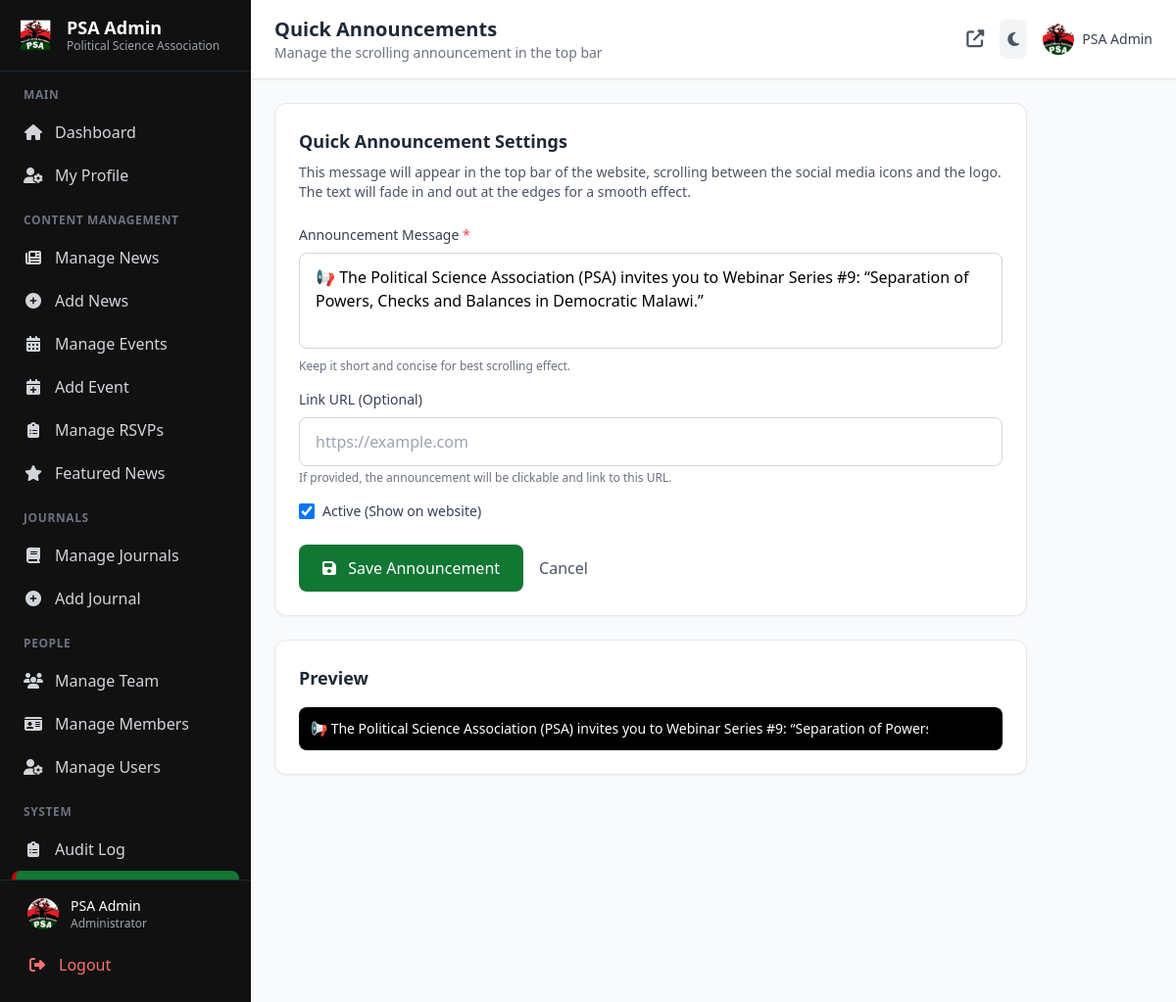
The page /admin/manage_announcements.php (signed in) on the database its author committed.
### tables this page shows
CREATE TABLE `quick_announcements` (
  `id` int NOT NULL,
  `message` text NOT NULL,
  `link_url` varchar(500) DEFAULT NULL,
  `is_active` tinyint(1) DEFAULT '1',
  `created_at` timestamp NULL DEFAULT CURRENT_TIMESTAMP,
  `updated_at` timestamp NULL DEFAULT CURRENT_TIMESTAMP ON UPDATE CURRENT_TIMESTAMP
);

### admin/manage_announcements.php (the view, shortened to what this page needs)
<?php
include '../includes/db.php';
$announcement = $conn->query("SELECT * FROM quick_announcements LIMIT 1")->fetch_assoc();
include 'includes/admin_header.php';
include 'includes/admin_sidebar.php';
?>
<main class="flex-1 md:ml-64 min-h-screen transition-all duration-300" id="main-content">
    <header class="bg-white dark:bg-gray-800 shadow-sm border-b border-gray-200 dark:border-gray-700 sticky top-0 z-40 transition-colors duration-300">
        <div class="flex items-center justify-between px-6 py-4">
            <div class="flex items-center gap-4">
                <div>
                    <h1 class="text-xl font-bold text-gray-800 dark:text-white">Quick Announcements</h1>
                    <p class="text-sm text-gray-500 dark:text-gray-400">Manage the scrolling announcement in the top bar</p>
                </div>
            </div>
            <div class="flex items-center gap-4">
                <a href="../index.php" target="_blank" class="text-gray-600 dark:text-gray-300 hover:text-psaGreen transition" title="View Site">
                    <i class="fas fa-external-link-alt text-lg"></i>
                </a>
                <button id="theme-toggle" class="p-2 rounded-lg bg-gray-100 dark:bg-gray-700 text-gray-600 dark:text-yellow-400 hover:bg-gray-200 dark:hover:bg-gray-600 transition" title="Toggle theme">
                    <i class="fas fa-moon dark:hidden"></i>
                </button>
                <?php
                $headerUserPic = '';
                if (isset($_SESSION['admin'])) {
                    $userResult = $conn->query("SELECT profile_pic FROM admins WHERE username = '" . $conn->real_escape_string($_SESSION['admin']) . "'");
                    if ($userResult) {
                        $userData = $userResult->fetch_assoc();
                        $headerUserPic = $userData['profile_pic'] ?? '';
                    }
                }
                ?>
                <a href="profile.php" class="flex items-center gap-2 hover:opacity-80 transition">
                    <?php if (!empty($headerUserPic) && file_exists('../uploads/users/' . $headerUserPic)): ?>
                        <img src="../uploads/users/<?= htmlspecialchars($headerUserPic) ?>" alt="Profile" class="w-8 h-8 rounded-full object-cover">
                    <?php else: ?>
                        <img src="../images/logo.png" alt="Admin" class="w-8 h-8 rounded-full">
                    <?php endif; ?>
                    <span class="text-sm font-medium text-gray-700 dark:text-gray-300 hidden sm:block"><?= htmlspecialchars($_SESSION['admin']) ?></span>
                </a>
            </div>
        </div>
    </header>
    <div class="p-6">
        <div class="max-w-3xl">
            <div class="bg-white dark:bg-gray-800 rounded-xl shadow-sm border border-gray-200 dark:border-gray-700 p-6">
                <div class="mb-6">
                    <h3 class="text-lg font-semibold text-gray-800 dark:text-white mb-2">Quick Announcement Settings</h3>
                    <p class="text-sm text-gray-600 dark:text-gray-400">
                        This message will appear in the top bar of the website, scrolling between the social media icons and the logo.
                        The text will fade in and out at the edges for a smooth effect.
                    </p>
                </div>
                <form method="POST" action="">
                    <div class="mb-4">
                        <label for="message" class="block text-sm font-medium text-gray-700 dark:text-gray-300 mb-2">
                            Announcement Message <span class="text-red-500">*</span>
                        </label>
                        <textarea
                            id="message"
                            name="message"
                            rows="3"
                            class="w-full px-4 py-3 border border-gray-300 dark:border-gray-600 rounded-lg focus:ring-2 focus:ring-psaGreen focus:border-transparent dark:bg-gray-700 dark:text-white resize-none"
                            placeholder="Enter your announcement message here..."
                            required
                        ><?= htmlspecialchars($announcement['message'] ?? '') ?></textarea>
                        <p class="text-xs text-gray-500 dark:text-gray-400 mt-1">
                            Keep it short and concise for best scrolling effect.
                        </p>
                    </div>
                    <div class="mb-4">
                        <label for="link_url" class="block text-sm font-medium text-gray-700 dark:text-gray-300 mb-2">
                            Link URL (Optional)
                        </label>
                        <input
                            type="url"
                            id="link_url"
                            name="link_url"
                            value="<?= htmlspecialchars($announcement['link_url'] ?? '') ?>"
                            class="w-full px-4 py-3 border border-gray-300 dark:border-gray-600 rounded-lg focus:ring-2 focus:ring-psaGreen focus:border-transparent dark:bg-gray-700 dark:text-white"
                            placeholder="https://example.com"
                        >
                        <p class="text-xs text-gray-500 dark:text-gray-400 mt-1">
                            If provided, the announcement will be clickable and link to this URL.
                        </p>
                    </div>
                    <div class="mb-6">
                        <div class="flex items-center">
                            <input
                                type="checkbox"
                                id="is_active"
                                name="is_active"
                                <?= ($announcement['is_active'] ?? 1) ? 'checked' : '' ?>
                                class="w-4 h-4 text-psaGreen border-gray-300 rounded focus:ring-psaGreen"
                            >
                            <label for="is_active" class="ml-2 text-sm text-gray-700 dark:text-gray-300">
                                Active (Show on website)
                            </label>
                        </div>
                    </div>
                    <div class="flex items-center gap-4">
                        <button type="submit" class="bg-psaGreen hover:bg-green-800 text-white px-6 py-3 rounded-lg transition font-medium">
                            <i class="fas fa-save mr-2"></i> Save Announcement
                        </button>
                        <a href="dashboard.php" class="text-gray-600 dark:text-gray-400 hover:text-gray-900 dark:hover:text-white">
                            Cancel
                        </a>
                    </div>
                </form>
            </div>
            <div class="mt-6 bg-white dark:bg-gray-800 rounded-xl shadow-sm border border-gray-200 dark:border-gray-700 p-6">
                <h3 class="text-lg font-semibold text-gray-800 dark:text-white mb-4">Preview</h3>
                <div class="bg-black rounded-lg p-3 overflow-hidden">
                    <div class="flex items-center">
                        <div class="flex-1 overflow-hidden relative">
                            <div class="ticker-preview whitespace-nowrap text-white text-sm">
                                <?php if (!empty($announcement['link_url'])): ?>
                                    <a href="<?= htmlspecialchars($announcement['link_url']) ?>" target="_blank" class="text-white hover:text-yellow-400">
                                        <?= htmlspecialchars($announcement['message'] ?? 'No announcement set') ?>
                                    </a>
                                <?php else: ?>
                                    <?= htmlspecialchars($announcement['message'] ?? 'No announcement set') ?>
                                <?php endif; ?>
                            </div>
                        </div>
                    </div>
                </div>
            </div>
        </div>
    </div>
</main>
<?php include 'includes/admin_footer.php'; ?>

### admin/includes/admin_header.php (style rules this page uses)
body, main, header, .stat-card, .bg-white { transition: background-color 0.3s ease, color 0.3s ease, border-color 0.3s ease; }

### rows shown on the page
quick_announcements: message "📢 The Political Science Association (PSA) invites you to Webinar Series #9: “Separation of Powers, Checks and Balances in Democratic Malawi.”", is_active "☑", message "📢 The Political Science Association (PSA) invites you to Webinar Series #9: “Separation of…"

### other values the page prints
$_SESSION['admin'] "PSA Admin"
